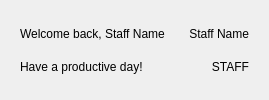
       <widget class="QWidget" name="headerBar" native="true">
        <layout class="QHBoxLayout" name="horizontalLayout_3" stretch="4,2">
         <item>
          <widget class="QWidget" name="welcomeWidget" native="true">
           <layout class="QVBoxLayout" name="verticalLayout_3">
            <item>
             <widget class="QLabel" name="welcomeTitleLabel">
              <property name="text">
               <string>Welcome back, Staff Name</string>
              </property>
             </widget>
            </item>
            <item>
             <widget class="QLabel" name="welcomeSubtitleLabel">
              <property name="text">
               <string>Have a productive day!</string>
              </property>
             </widget>
            </item>
           </layout>
          </widget>
         </item>
         <item>
          <widget class="QWidget" name="userInfoWidget" native="true">
           <layout class="QVBoxLayout" name="verticalLayout_4">
            <item>
             <widget class="QLabel" name="userNameLabel">
              <property name="text">
               <string>Staff Name</string>
              </property>
              <property name="alignment">
               <set>Qt::AlignmentFlag::AlignRight|Qt::AlignmentFlag::AlignTrailing|Qt::AlignmentFlag::AlignVCenter</set>
              </property>
             </widget>
            </item>
            <item>
             <widget class="QLabel" name="userRoleLabel">
              <property name="text">
               <string>STAFF</string>
              </property>
              <property name="alignment">
               <set>Qt::AlignmentFlag::AlignRight|Qt::AlignmentFlag::AlignTrailing|Qt::AlignmentFlag::AlignVCenter</set>
              </property>
             </widget>
            </item>
           </layout>
          </widget>
         </item>
        </layout>
       </widget>
